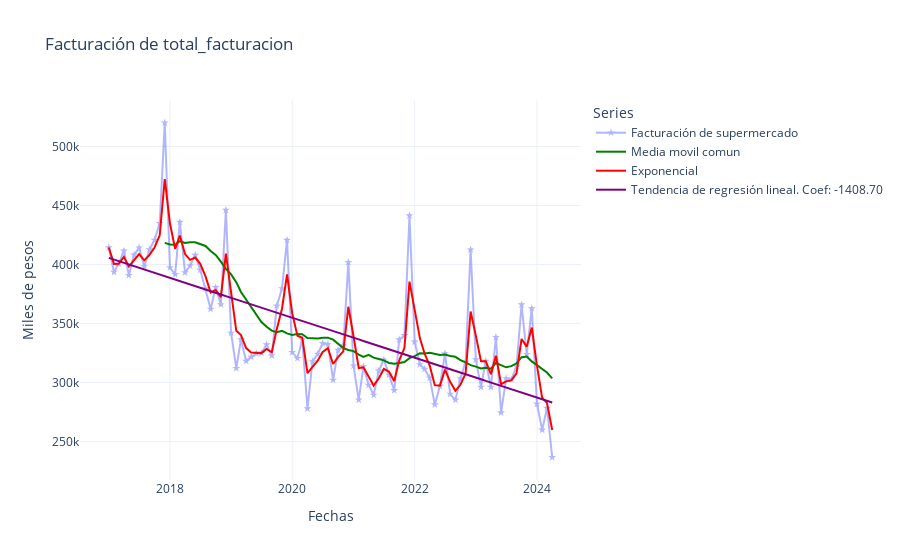
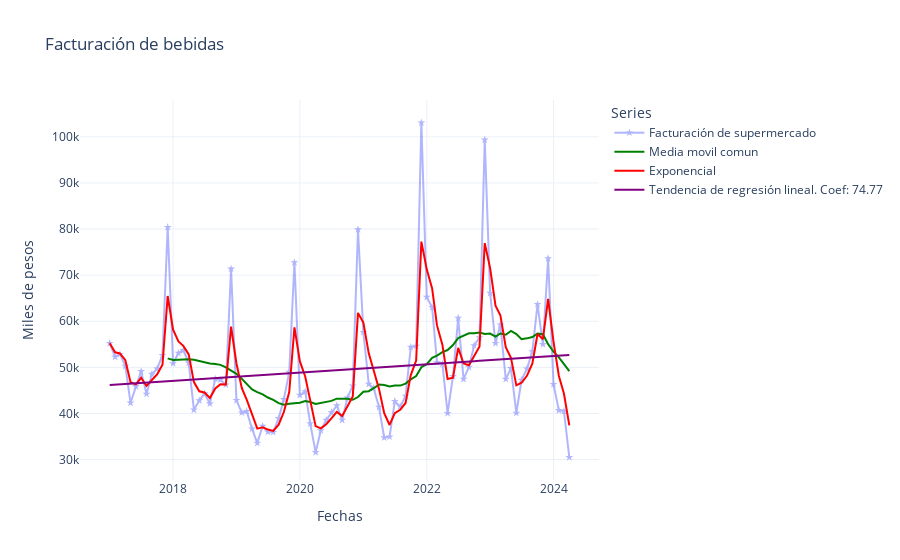
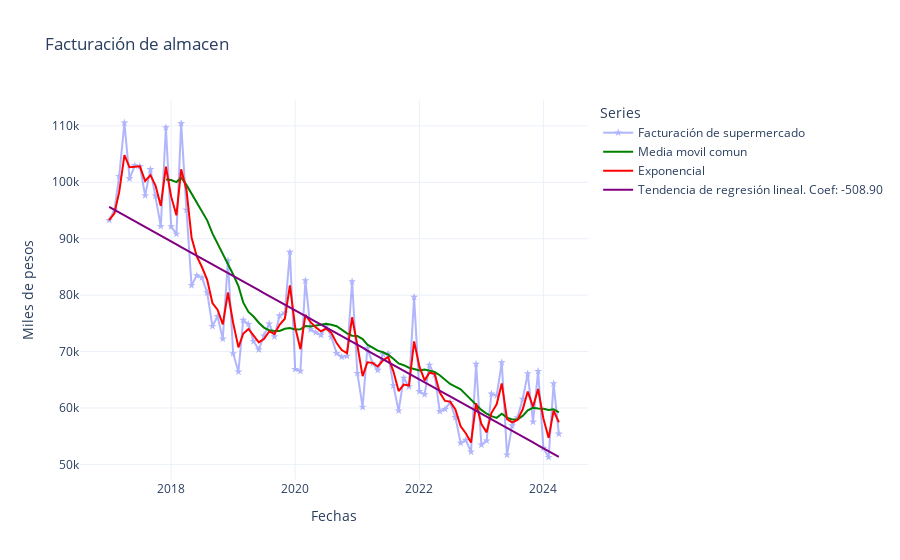
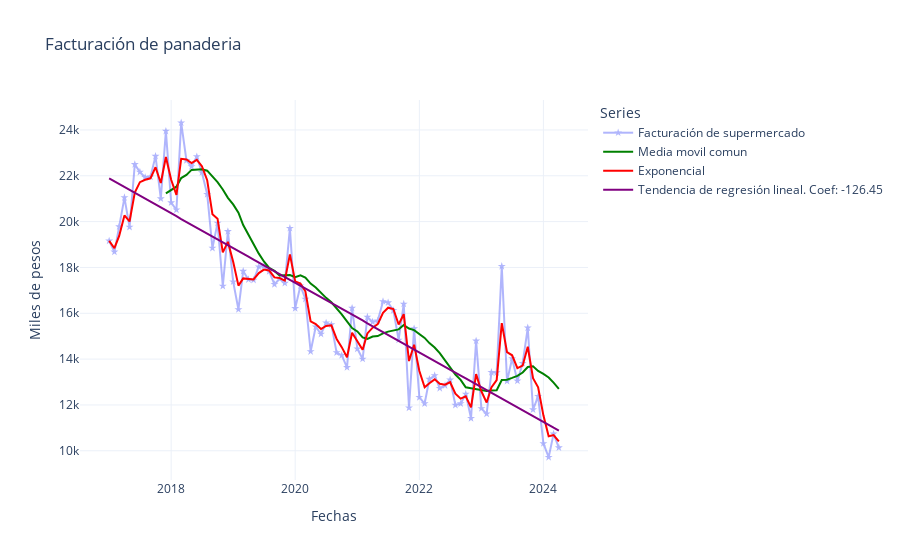

Notebook code cell kept with these figures, in order:
### Markdown cell above
<h1> Pruebas de TENDENCIA </h1>

### Code cell
for columns in columnas:

    #Asignacion de la columna objetivo
    columna_objetivo = columns

    #la X crea una "tendencia" lineal incremental a partir de 0
    X = np.arange(0, len(df)).reshape(-1, 1) #--> con reshape ajustamos los datos para el modelo
    y = df[columna_objetivo]

    #Creamos modelo y lo ajustamos
    model = LinearRegression()
    model.fit(X, y)
    trend = model.predict(X) #--> Prediccion de tendencia con coeficiente BETA_1

    # Formatear las fechas en español
    formatted_dates = [format_date(date, locale='es') for date in df.index]


    # Crear el gráfico interactivo
    fig = go.Figure()

    # Agregar la serie original
    fig.add_trace(go.Scatter(x=df.index, y=df[columna_objetivo],
                            mode='lines+markers',
                            name='Facturación de supermercado',
                            marker=dict(symbol='star'),
                            hoverinfo='x+y+text',
                            opacity = 0.5))

    #M.V COMUN
    fig.add_trace(go.Scatter(x=df.index, y=df[columna_objetivo].rolling(window=12).mean(),
                            mode='lines',
                            name='Media movil comun',
                            line=dict(color='green')))
    
    #M.V EXPONENCIAL
    fig.add_trace(go.Scatter(x=df.index, y=df[columna_objetivo].ewm(span=3).mean(),
                            mode='lines',
                            name='Exponencial',
                            line=dict(color='red')))

    #REGRESION LINEAL DE UN COEFICIENTE
    fig.add_trace(go.Scatter(x=df.index, y=trend,
                            mode='lines',
                            name=f'Tendencia de regresión lineal. Coef: {model.coef_[0]:.2f}',
                            line=dict(color='purple')))

    # Configurar el diseño del gráfico
    fig.update_layout(
        title=f'Facturación de {columna_objetivo}',
        xaxis_title='Fechas',
        yaxis_title='Miles de pesos',
        legend_title='Series',
        hovermode='x unified',
        xaxis=dict(

            ticktext=formatted_dates,
        ),
        template='plotly_white',

    )

    # Mostrar el gráfico
    fig.show()
